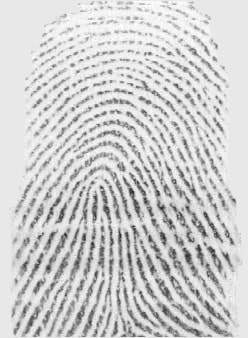
%> input picture DB/10_1.jpg, 248 x 338 px
$ octave --eval "authenticate(imread('DB/10_1.jpg'));"   (GNU Octave 9; MATLAB toolbox functions it lacks are replaced by stand-ins)
%> lines starting %> are read from the running program, lines starting %| are printed output that depends on the picture
### ImgPreprocessing.m
function [EnhancedImg,Direction,freq]=ImgPreprocessing(Img)

figure,imshow(Img); axis off; title('Original Image'); hold off;

%Adjust Mean,Variance
%Img=rgb2gray(Img);
%NormalizedFP = Normalization(Img,100,10000);
%figure, imshow(NormalizedFP); axis off; title('Task 1 Normalization'); hold off;


Sharpened = imsharpen(Img,'Radius', 1.5,'Amount',1.2);
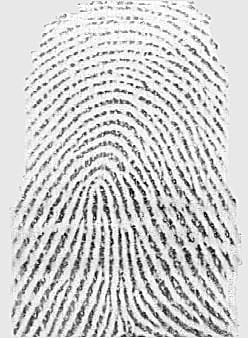
%> Sharpened: size 338x248x3 uint8; mean R, G, B 206.5, 206.5, 206.5
figure; imshow(Sharpened, []); axis off; title('Sharpened'); hold off;


HistFP = histeq(Sharpened);
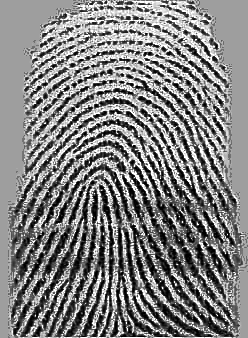
%> HistFP: size 338x248x3 uint8; mean R, G, B 130.3, 130.3, 130.3
%figure,imshow(HistFP); axis off; title('Histogram Equalization'); hold off;
%Sharpened = HistFP;


% Binarizing Image
% Threshold=graythresh(Img);
% BinaryImg=imbinarize(Img,Threshold);
% Sharpened = BinaryImg;


% Applying Fast Fourrier Transform to enhance the image:
hsize = 7;
hsigma = 0.2;
h = fspecial('log', hsize, hsigma);
% Ih = imfilter(Is,h);
% Ih = I - Ih;
J = fftshift(fft2(double(Sharpened)));
%> the run ends on the next line
Jh = imfilter(J,h);
Jh = J - Jh;
Fourierred = abs(ifft2(ifftshift(Jh)));
figure; imshow(Fourierred, []); axis off; title('After FFT'); hold off;


% Segmenttion
[SegmentedFP, mask] = ridgesegment(Fourierred,16,0.1);
figure,imshow(SegmentedFP); axis off; title('Segmentation'); hold off;


%Binarizing Image
Threshold=graythresh(Img);
BinaryImg=imbinarize(Img,Threshold);
figure,imshow(BinaryImg);


% Calculate the orientation of pixels and the directional map
[Coherence,Direction]=RidgeOrient(SegmentedFP,7,1,17,3);
DMask  = double(Direction) .*double(mask);
[x,y,u,v] = directionmap(DMask, 7, SegmentedFP);
figure; imshow(SegmentedFP,[]);  axis off; title('Directions'); hold on;
%quiver(x,y,u,v,0,'.','linewidth',1); hold off;


% Calculate the ridge frequencies map
[freq, medianfreq,waveLength] = ridgefreq(SegmentedFP, mask, Direction, 28, 5 ,3 , 15);
figure,imshow(freq); axis off; title('Frequency Matrix'); hold off;


% Final Enhancement of th image
EnhancedImg = ridgefilter(SegmentedFP, Direction, freq, 0.5, 0.5);


figure,imshow(EnhancedImg); axis off; title('Final Image'); hold off;


end

### GetMinutiaeMat.m
function Minutiae  = GetMinutiaeMat(Fingerprint)
    [EnhancedImg,Direction,freq]=ImgPreprocessing(Fingerprint);
    %%%%%%%%%%%%%%%%%%%%%%%%%%%%%%%%%%%%%%%%%%%%%%%%%%%%%%%%%%%%%%%%%%%%%%%%%%%
    %Feature Extraction
    [bifurcationX,bifurcationY,bifurcationOrientation,ridgeX,ridgeY,RidgeOrientation]  =FeatureExtraction(EnhancedImg,Direction,freq);
    bifurcationSize=size(bifurcationX,1);
    ridgeSize=size(ridgeX,1);
    Minutiae=zeros(bifurcationSize+ridgeSize,4);
    for i=1:bifurcationSize
    Minutiae(i,1)=bifurcationX(i);
    Minutiae(i,2)=bifurcationY(i);
    Minutiae(i,3)=3;
    Minutiae(i,4)=bifurcationOrientation(i);
    end
        count=1;
    for j=i+1:i+ridgeSize
    Minutiae(j,1)=ridgeX(count);
    Minutiae(j,2)=ridgeY(count);
    Minutiae(j,3)=1;
    Minutiae(j,4)=RidgeOrientation(count);
    count=count+1;
    end
end

### authenticate.m
function authenticate(input_img)


inputM = GetMinutiaeMat(input_img);
score = zeros(38);


for i=1:10

   for j=1:6
      name = strcat('FilteredDB\', num2str(i), '_ (', num2str(j), ').jpg');
      img = imread(name);

      if (img == input_img)
         continue;
      end
      M2 = GetMinutiaeMat(img);
      matching = matchTwoMinutiaes(inputM, M2);
      if (matching == 1)
         score(i) = score(i) +1;
      end
   end
   disp(i);
   disp(score(i));
end


maxi = -1;
personIndex = -1;
for i=1:38
    if (score(i) > maxi && score(i)~=6)
        maxi = score(i);
        personIndex = i;
    end
end

if (maxi>=2)
    ! It matched with person:
    disp(personIndex);
else
    ! No match found
end


end

$ run again, on DB/10_2.jpg
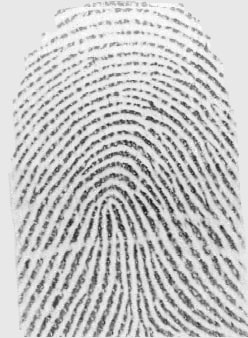
%> input picture DB/10_2.jpg, 248 x 338 px
%> in ImgPreprocessing, `Sharpened = imsharpen(Img,'Radius', 1.5,'Amount',1.2);`:
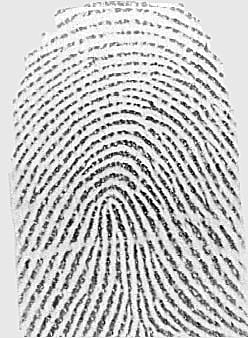
%> Sharpened: size 338x248x3 uint8; mean R, G, B 198.1, 198.1, 198.1
%> in ImgPreprocessing, `HistFP = histeq(Sharpened);`:
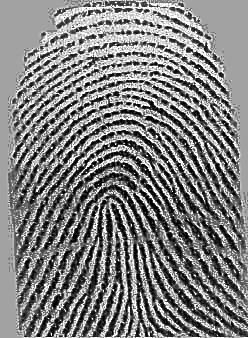
%> HistFP: size 338x248x3 uint8; mean R, G, B 129.1, 129.1, 129.1

$ run again, on DB/10_3.jpg
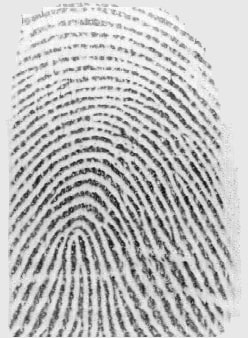
%> input picture DB/10_3.jpg, 248 x 338 px
%> in ImgPreprocessing, `Sharpened = imsharpen(Img,'Radius', 1.5,'Amount',1.2);`:
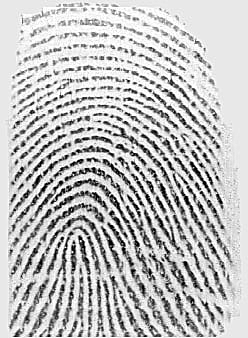
%> Sharpened: size 338x248x3 uint8; mean R, G, B 192.4, 192.4, 192.4
%> in ImgPreprocessing, `HistFP = histeq(Sharpened);`:
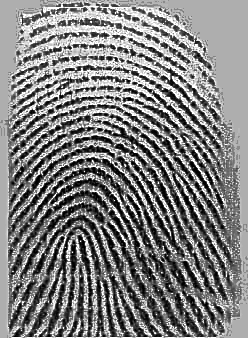
%> HistFP: size 338x248x3 uint8; mean R, G, B 129.2, 129.2, 129.2
